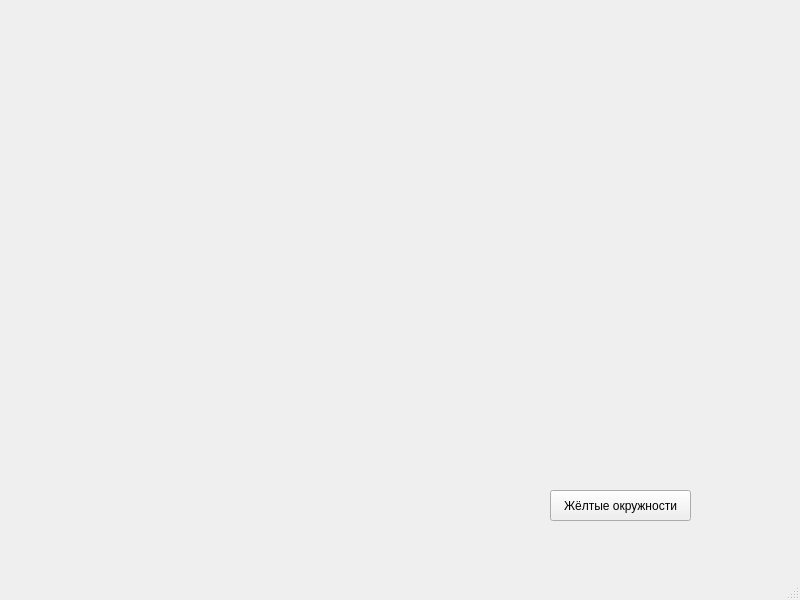
<?xml version="1.0" encoding="UTF-8"?>
<ui version="4.0">
 <class>MainWindow</class>
 <widget class="QMainWindow" name="MainWindow">
  <property name="geometry">
   <rect>
    <x>0</x>
    <y>0</y>
    <width>800</width>
    <height>600</height>
   </rect>
  </property>
  <property name="windowTitle">
   <string>MainWindow</string>
  </property>
  <widget class="QWidget" name="centralwidget">
   <widget class="QPushButton" name="yellowbtn">
    <property name="geometry">
     <rect>
      <x>550</x>
      <y>490</y>
      <width>141</width>
      <height>31</height>
     </rect>
    </property>
    <property name="text">
     <string>Жёлтые окружности</string>
    </property>
   </widget>
  </widget>
  <widget class="QMenuBar" name="menubar">
   <property name="geometry">
    <rect>
     <x>0</x>
     <y>0</y>
     <width>800</width>
     <height>21</height>
    </rect>
   </property>
  </widget>
  <widget class="QStatusBar" name="statusbar"/>
 </widget>
 <resources/>
 <connections/>
</ui>
